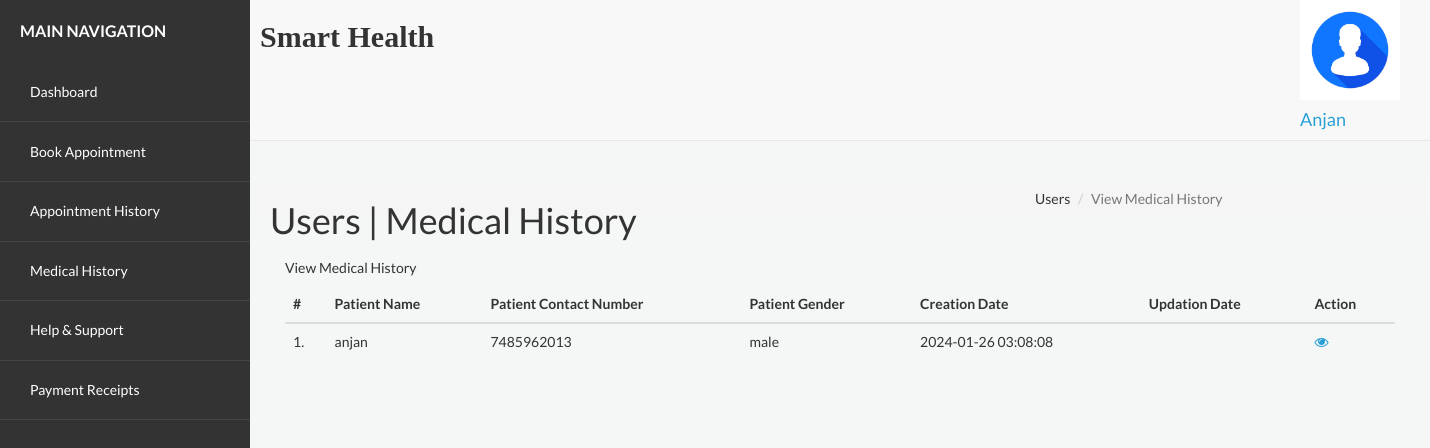
Screenshot of /hospital/hms/manage-medhistory.php (signed in) with the database file from the repository.
### tables this page shows
CREATE TABLE `users` (
  `id` int(11) NOT NULL,
  `fullName` varchar(255) DEFAULT NULL,
  `address` longtext DEFAULT NULL,
  `city` varchar(255) DEFAULT NULL,
  `gender` varchar(255) DEFAULT NULL,
  `email` varchar(255) DEFAULT NULL,
  `password` varchar(255) DEFAULT NULL,
  `regDate` timestamp NULL DEFAULT current_timestamp(),
  `updationDate` timestamp NULL DEFAULT NULL ON UPDATE current_timestamp()
);

CREATE TABLE `tblpatient` (
  `ID` int(10) NOT NULL,
  `Docid` int(10) DEFAULT NULL,
  `PatientName` varchar(200) DEFAULT NULL,
  `PatientContno` bigint(10) DEFAULT NULL,
  `PatientEmail` varchar(200) DEFAULT NULL,
  `PatientGender` varchar(50) DEFAULT NULL,
  `PatientAdd` mediumtext DEFAULT NULL,
  `PatientAge` int(10) DEFAULT NULL,
  `PatientMedhis` mediumtext DEFAULT NULL,
  `CreationDate` timestamp NULL DEFAULT current_timestamp(),
  `UpdationDate` timestamp NULL DEFAULT NULL ON UPDATE current_timestamp()
);

### hospital/hms/manage-medhistory.php (the view, shortened to what this page needs)
<?php
include('include/config.php');
?>
<!DOCTYPE html>
<html lang="en">
<head>
	<link rel="stylesheet" href="vendor/bootstrap/css/bootstrap.min.css">
	<link rel="stylesheet" href="vendor/fontawesome/css/font-awesome.min.css">
	<link rel="stylesheet" href="assets/css/styles.css">
</head>
<body>
	<div id="app">
		<?php include('include/sidebar.php'); ?>
		<div class="app-content">
			<?php include('include/header.php'); ?>
			<div class="main-content">
				<div class="wrap-content container" id="container">
					<section id="page-title">
						<div class="row">
							<div class="col-sm-8">
								<h1 class="mainTitle">Users | Medical History</h1>
							</div>
							<ol class="breadcrumb">
								<li><span>Users</span></li>
								<li class="active"><span>View Medical History</span></li>
							</ol>
						</div>
					</section>
					<div class="container-fluid container-fullw bg-white">
						<div class="row">
							<div class="col-md-12">
								<h5 class="over-title margin-bottom-15">View <span class="text-bold">Medical History</span></h5>
								<table class="table table-hover" id="sample-table-1">
									<thead>
										<tr>
											<th class="center">#</th>
											<th>Patient Name</th>
											<th>Patient Contact Number</th>
											<th>Patient Gender</th>
											<th>Creation Date</th>
											<th>Updation Date</th>
											<th>Action</th>
										</tr>
									</thead>
									<tbody>
										<?php
										$uid = $_SESSION['id'];
										$sql = mysqli_query($con, "SELECT tblpatient.* FROM tblpatient JOIN users ON users.email = tblpatient.PatientEmail WHERE users.id = '$uid'");
										$cnt = 1;
										while ($row = mysqli_fetch_array($sql)) {
										?>
											<tr>
												<td class="center"><?php echo $cnt; ?>.</td>
												<td><?php echo $row['PatientName']; ?></td>
												<td><?php echo $row['PatientContno']; ?></td>
												<td><?php echo $row['PatientGender']; ?></td>
												<td><?php echo $row['CreationDate']; ?></td>
												<td><?php echo $row['UpdationDate']; ?></td>
												<td><a href="view-medhistory.php?viewid=<?php echo $row['ID']; ?>"><i class="fa fa-eye"></i></a></td>
											</tr>
										<?php
											$cnt++;
										} ?>
									</tbody>
								</table>
							</div>
						</div>
					</div>
				</div>
			</div>
		</div>
	</div>
	<?php include('include/footer.php'); ?>
</body>
</html>

### hospital/hms/include/header.php (shortened to what this page needs)
<header class="navbar navbar-default navbar-static-top">
	<div class="navbar-collapse collapse" style="padding-right:30px;">
		<div style="display:flex; justify-content:space-between;">
			<div class="left-section">
				<h2 style="padding-left:10px; font-weight:bold; font-family:serif;">Smart Health</h2>
			</div>
			<div class="dropdown current-user">
				<a href class="dropdown-toggle" data-toggle="dropdown">
					<img src="assets/images/logo.avif" height="100px">
					<span class="username">
						<?php
						$query = mysqli_query($con, "select fullName from users where id='" . $_SESSION['id'] . "'");
						while ($row = mysqli_fetch_array($query)) {
							$name = $row['fullName'];
						}
						echo "<h4>$name</h4>";
						?>
					</span>
				</a>
			</div>
		</div>
	</div>
</header>

### hospital/hms/assets/css/styles.css (style rules this page uses)
body { font-family: "Lato", sans-serif; background-color: #f4f7f6; color: #333; }
.app-content { margin-left: 250px; }
.main-content { margin-top: 40px; }
a { text-decoration: none; color: #2a9fd6; }

### rows the page displays
users: fullName "Anjan"
tblpatient: PatientName "anjan", PatientContno "7485962013", PatientGender "male", CreationDate "2024-01-26 03:08:08"
